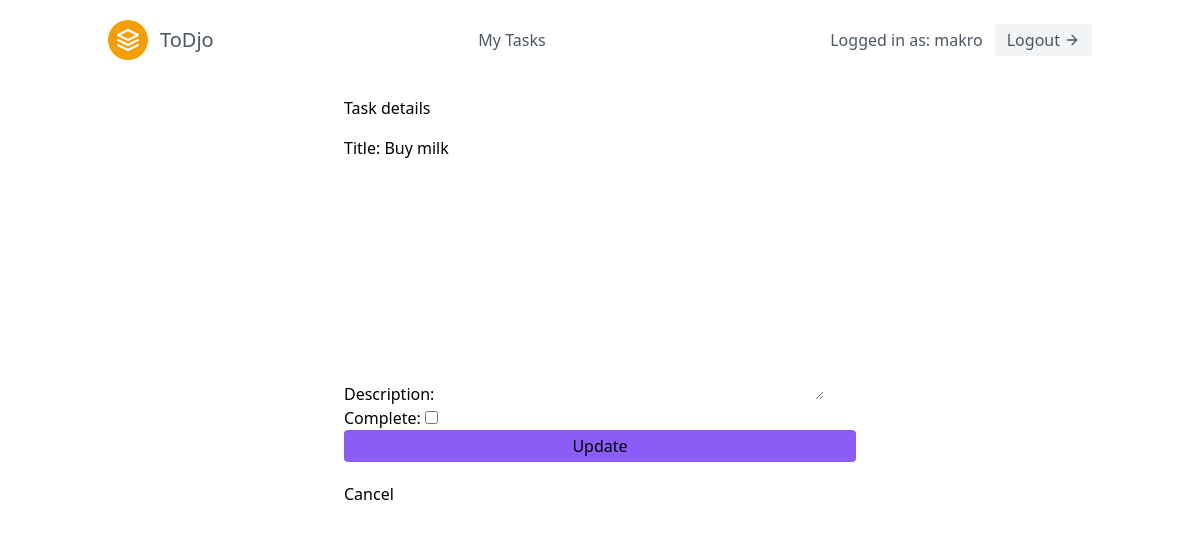
Before: /tasks/1/ (signed in) with the older database file.
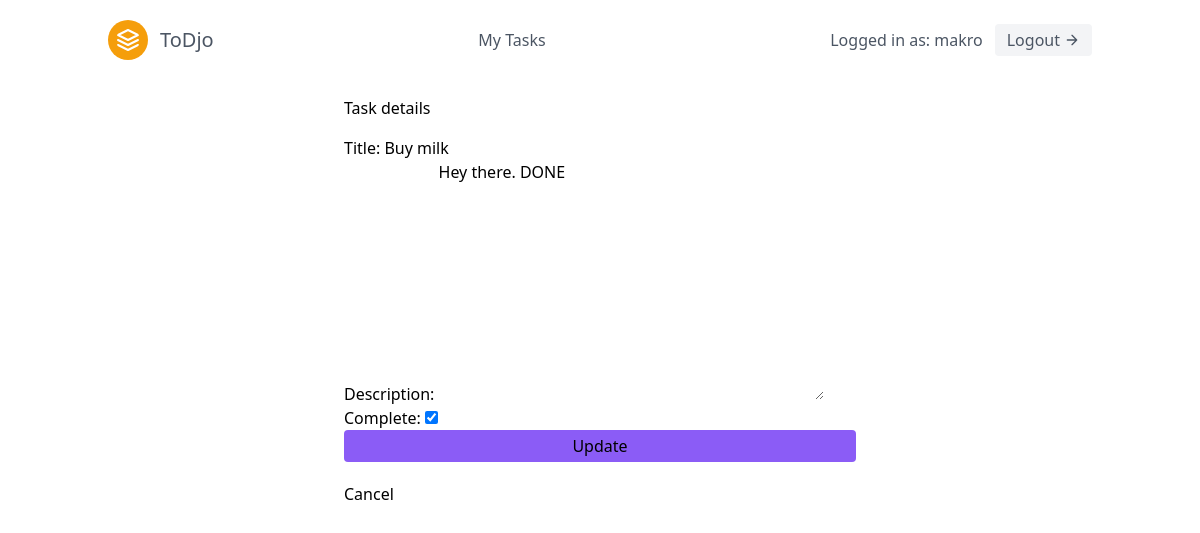
After: the same page with the newer database file.
### tasks/models.py (models this page shows, shortened)
class Task(models.Model):
    user = models.ForeignKey(User, on_delete=models.CASCADE)
    title = models.CharField(max_length=200)
    description = models.TextField(null=True, blank=True)
    complete = models.BooleanField(default=False)
    created = models.DateTimeField(auto_now_add=True)

### tasks/views.py (the view)
# urls.py: path('<int:pk>/', views.task_detail, name='task-detail'),
def task_detail(request, pk):
    if not request.user.is_authenticated:
        return redirect('/login')
    task = Task.objects.get(id=pk)
    form = TaskForm(instance=task)
    if request.method == 'POST':
        form = TaskForm(request.POST, instance=task)
        if form.is_valid():
            form.save()
        return redirect('/tasks')
    context = {'form': form}
    return render(request, 'tasks/detail.html', context)

### tasks/forms.py
class TaskForm(forms.ModelForm):
    class Meta:
        model = Task
        fields = (
            'title',
            'description',
            'complete',
        )

### tasks/templates/tasks/detail.html (shortened to what this page needs)
{% extends "base.html" %}
{% load tailwind_filters %}
{% block content %}
<div class="max-w-lg mx-auto">
    <h3 class="py-4">Task details</h3>
    <form method="POST" action=".">
        {{ form|crispy }}
        <button type="submit" class="w-full rounded bg-purple-500 hover:bg-purple-600 px-3 py-1">Update</button>
    </form>
    <div class="py-5">
        <a href="{% url 'tasks:task-list' %}">Cancel</a>
    </div>
</div>
{% endblock content %}

Changed rows visible on the page:
changed Task "Buy milk": description (not shown) → "Hey there. DONE"; complete "☐" → "☑"
